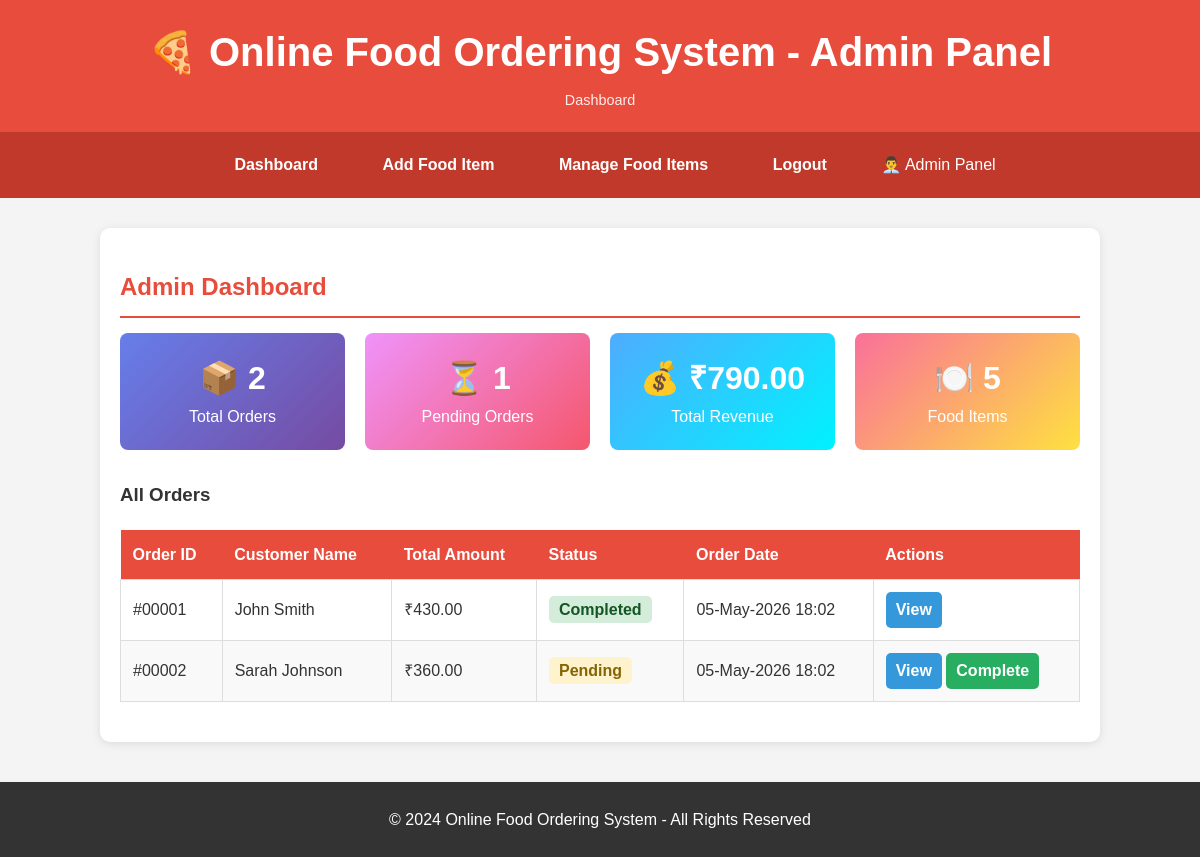
The page /admin_dashboard.php (signed in) on the database its author committed.
### tables this page shows
CREATE TABLE orders (
    order_id INT AUTO_INCREMENT PRIMARY KEY,
    user_id INT NOT NULL,
    total_amount DECIMAL(10, 2) NOT NULL,
    status VARCHAR(50) DEFAULT 'Pending',
    created_at TIMESTAMP DEFAULT CURRENT_TIMESTAMP,
    FOREIGN KEY (user_id) REFERENCES users(user_id) ON DELETE CASCADE
);

CREATE TABLE users (
    user_id INT AUTO_INCREMENT PRIMARY KEY,
    name VARCHAR(100) NOT NULL,
    email VARCHAR(100) UNIQUE NOT NULL,
    password VARCHAR(255) NOT NULL,
    created_at TIMESTAMP DEFAULT CURRENT_TIMESTAMP
);

### admin_dashboard.php (the view, shortened to what this page needs)
<?php
require_once('db.php');
$total_orders_query = "SELECT COUNT(*) as total FROM orders";
$total_orders_result = mysqli_query($conn, $total_orders_query);
$total_orders = mysqli_fetch_assoc($total_orders_result)['total'];
$total_revenue_query = "SELECT SUM(total_amount) as revenue FROM orders";
$total_revenue_result = mysqli_query($conn, $total_revenue_query);
$total_revenue = mysqli_fetch_assoc($total_revenue_result)['revenue'] ?? 0;
$pending_orders_query = "SELECT COUNT(*) as pending FROM orders WHERE status = 'Pending'";
$pending_orders_result = mysqli_query($conn, $pending_orders_query);
$pending_orders = mysqli_fetch_assoc($pending_orders_result)['pending'];
$food_count_query = "SELECT COUNT(*) as total_food FROM food";
$food_count_result = mysqli_query($conn, $food_count_query);
$food_count = mysqli_fetch_assoc($food_count_result)['total_food'];
$orders_query = "SELECT o.*, u.name FROM orders o
                JOIN users u ON o.user_id = u.user_id
                ORDER BY o.created_at DESC";
$orders_result = mysqli_query($conn, $orders_query);
?>
<!DOCTYPE html>
<html lang="en">
<head>
    <link rel="stylesheet" href="style.css">
</head>
<body>
    <header>
        <h1>🍕 Online Food Ordering System - Admin Panel</h1>
        <p>Dashboard</p>
    </header>
    <nav>
        <a href="admin_dashboard.php">Dashboard</a>
        <a href="add_food.php">Add Food Item</a>
        <a href="view_food.php">Manage Food Items</a>
        <a href="admin_logout.php">Logout</a>
        <span style="color: white; margin-left: 20px;">👨‍💼 Admin Panel</span>
    </nav>
    <div class="container">
        <div class="section">
            <h2>Admin Dashboard</h2>
            <div style="display: grid; grid-template-columns: repeat(auto-fit, minmax(200px, 1fr)); gap: 20px; margin-bottom: 30px;">
                <div style="background: linear-gradient(135deg, #667eea 0%, #764ba2 100%); color: white; padding: 20px; border-radius: 8px; text-align: center;">
                    <h3 style="font-size: 2em; margin: 0;">📦 <?php echo $total_orders; ?></h3>
                    <p>Total Orders</p>
                </div>
                <div style="background: linear-gradient(135deg, #f093fb 0%, #f5576c 100%); color: white; padding: 20px; border-radius: 8px; text-align: center;">
                    <h3 style="font-size: 2em; margin: 0;">⏳ <?php echo $pending_orders; ?></h3>
                    <p>Pending Orders</p>
                </div>
                <div style="background: linear-gradient(135deg, #4facfe 0%, #00f2fe 100%); color: white; padding: 20px; border-radius: 8px; text-align: center;">
                    <h3 style="font-size: 2em; margin: 0;">💰 ₹<?php echo number_format($total_revenue, 2); ?></h3>
                    <p>Total Revenue</p>
                </div>
                <div style="background: linear-gradient(135deg, #fa709a 0%, #fee140 100%); color: white; padding: 20px; border-radius: 8px; text-align: center;">
                    <h3 style="font-size: 2em; margin: 0;">🍽️ <?php echo $food_count; ?></h3>
                    <p>Food Items</p>
                </div>
            </div>
            <h3>All Orders</h3>
            <table>
                <thead>
                    <tr>
                        <th>Order ID</th>
                        <th>Customer Name</th>
                        <th>Total Amount</th>
                        <th>Status</th>
                        <th>Order Date</th>
                        <th>Actions</th>
                    </tr>
                </thead>
                <tbody>
                    <?php
                    if (mysqli_num_rows($orders_result) > 0) {
                        while ($order = mysqli_fetch_assoc($orders_result)) {
                            $order_id = $order['order_id'];
                            $customer_name = htmlspecialchars($order['name']);
                            $total_amount = $order['total_amount'];
                            $status = htmlspecialchars($order['status']);
                            $order_date = date("d-M-Y H:i", strtotime($order['created_at']));
                            if ($status === 'Pending') {
                                $status_color = '#fff3cd';
                                $status_text_color = '#856404';
                            } elseif ($status === 'Completed') {
                                $status_color = '#d4edda';
                                $status_text_color = '#155724';
                            } else {
                                $status_color = '#f8d7da';
                                $status_text_color = '#721c24';
                            }
                            ?>
                            <tr>
                                <td>#<?php echo str_pad($order_id, 5, '0', STR_PAD_LEFT); ?></td>
                                <td><?php echo $customer_name; ?></td>
                                <td>₹<?php echo number_format($total_amount, 2); ?></td>
                                <td>
                                    <span style="background-color: <?php echo $status_color; ?>; color: <?php echo $status_text_color; ?>; padding: 5px 10px; border-radius: 5px; font-weight: bold;">
                                        <?php echo $status; ?>
                                    </span>
                                </td>
                                <td><?php echo $order_date; ?></td>
                                <td>
                                    <a href="view_order_details.php?order_id=<?php echo $order_id; ?>" class="btn btn-info" style="padding: 5px 10px; text-decoration: none;">View</a>
                                    <?php if ($status === 'Pending'): ?>
                                        <a href="update_status.php?order_id=<?php echo $order_id; ?>" class="btn btn-success" style="padding: 5px 10px; text-decoration: none;">Complete</a>
                                    <?php endif; ?>
                                </td>
                            </tr>
                            <?php
                        }
                    } else {
                        echo '<tr><td colspan="6" class="text-center">No orders found</td></tr>';
                    }
                    ?>
                </tbody>
            </table>
        </div>
    </div>
    <footer>
        <p>&copy; 2024 Online Food Ordering System - All Rights Reserved</p>
    </footer>
</body>
</html>

### style.css (style rules this page uses)
* { margin: 0; padding: 0; box-sizing: border-box; }
body { font-family: 'Arial', sans-serif; background-color: #f4f4f4; color: #333; line-height: 1.6; }
html { scroll-behavior: smooth; }
header { background-color: #e74c3c; color: white; padding: 20px 0; text-align: center; box-shadow: 0 2px 5px rgba(0, 0, 0, 0.1); }
header h1 { font-size: 2.5em; margin-bottom: 5px; }
header p { font-size: 0.9em; opacity: 0.9; }
nav { background-color: #c0392b; padding: 10px 0; text-align: center; }
nav a { color: white; text-decoration: none; padding: 10px 20px; margin: 0 10px; display: inline-block; border-radius: 5px; transition: 0.3s; font-weight: bold; }
.container { max-width: 1000px; margin: 30px auto; padding: 20px; background-color: white; border-radius: 10px; box-shadow: 0 2px 10px rgba(0, 0, 0, 0.1); }
.section { margin: 20px 0; }
.section h2 { color: #e74c3c; margin-bottom: 15px; border-bottom: 2px solid #e74c3c; padding-bottom: 10px; }
.btn { padding: 10px 20px; border: none; border-radius: 5px; font-size: 1em; cursor: pointer; transition: 0.3s; font-weight: bold; text-decoration: none; display: inline-block; }
.btn-success { background-color: #27ae60; color: white; }
.btn-info { background-color: #3498db; color: white; }
table { width: 100%; border-collapse: collapse; margin: 20px 0; }
table th { background-color: #e74c3c; color: white; padding: 12px; text-align: left; font-weight: bold; }
table td { border: 1px solid #ddd; padding: 12px; }
table tr:nth-child(even) { background-color: #f9f9f9; }
footer { background-color: #333; color: white; text-align: center; padding: 20px; margin-top: 40px; }
footer p { margin: 5px 0; }

### rows shown on the page
orders: order_id "00001", user.name "John Smith", total_amount "430.00", status "Completed", created_at "05-May-2026 18:02"
orders: order_id "00002", user.name "Sarah Johnson", total_amount "360.00", status "Pending", created_at "05-May-2026 18:02"

### other values the page prints
$total_orders "2"
$pending_orders "1"
$total_revenue "790.00"
$food_count "5"
